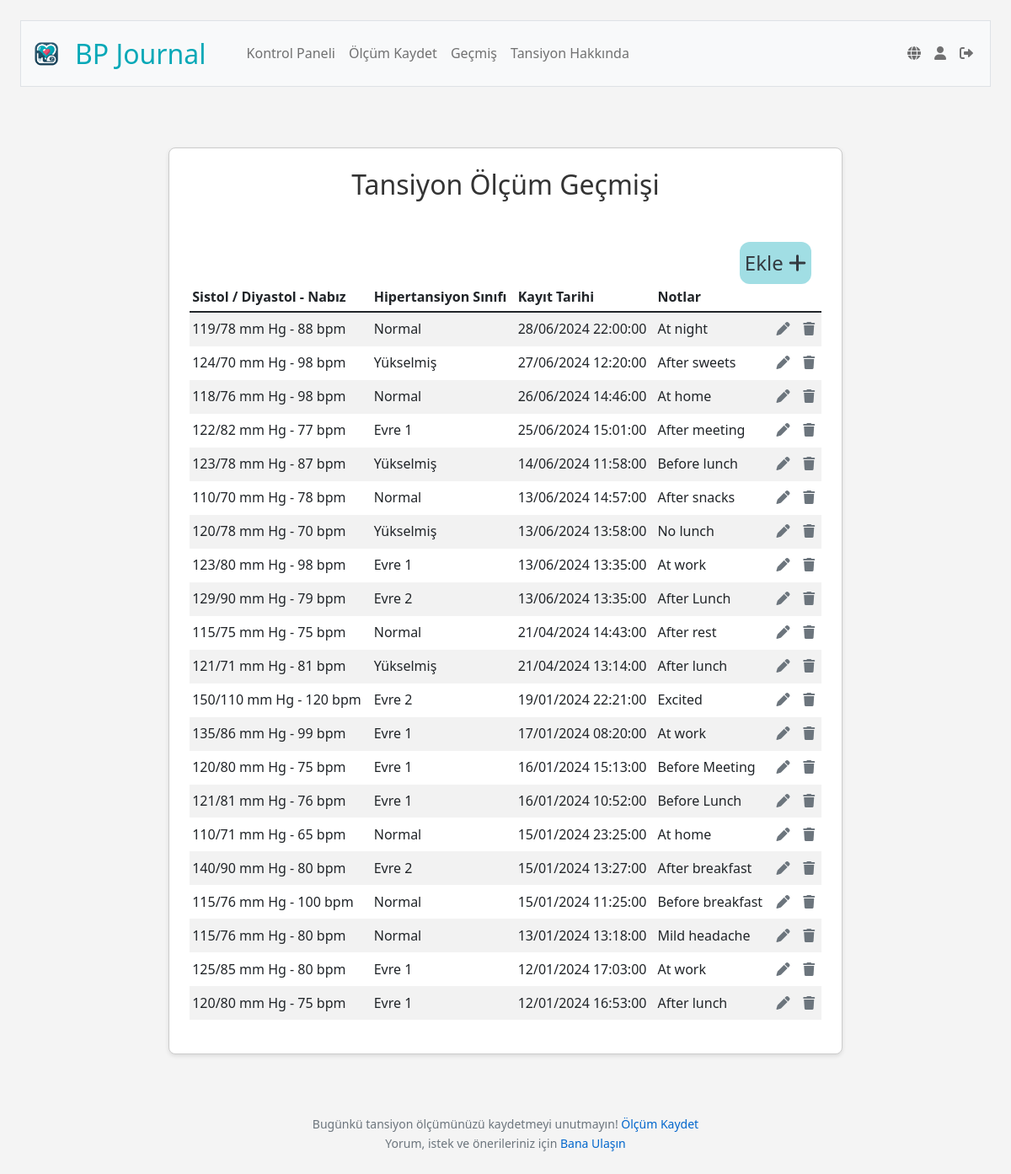
Screenshot of /history (signed in) with the database file from the repository.
### tables this page shows
CREATE TABLE blood_pressure_readings (
id INTEGER PRIMARY KEY AUTOINCREMENT NOT NULL,
user_id INTEGER NOT NULL,
systolic INTEGER NOT NULL,
diastolic INTEGER NOT NULL,
pulse INTEGER,
reading_date DATETIME DEFAULT CURRENT_TIMESTAMP,
notes TEXT,
FOREIGN KEY (user_id) REFERENCES users (id));

### app.py (the view)
@app.route("/history", methods=["GET", "POST"])
@login_required
def history():
    if request.method == "POST":
        if "edit_record" in request.form:
            record_id = request.form.get("record_id")
            return redirect(url_for('edit', id=record_id))
        elif "remove_record" in request.form:
            record_id = request.form.get("record_id")
            db.execute("DELETE FROM blood_pressure_readings WHERE id = ?", record_id)
            return redirect("/history")
    else:
        user_id = session["user_id"]
        user_timezone = db.execute("SELECT timezone FROM users WHERE id = ?", user_id)[0]['timezone']
        user_tz = pytz.timezone(user_timezone)
        recording_rows = db.execute("SELECT * FROM blood_pressure_readings WHERE user_id = ? ORDER BY reading_date DESC;", user_id)
        for row in recording_rows:
            row["classification"] = classify_bp(row["systolic"], row["diastolic"])
            utc_time = row["reading_date"]
            try:
                local_time = pytz.utc.localize(datetime.strptime(utc_time, '%Y-%m-%d %H:%M:%S')).astimezone(user_tz)
                row["reading_date"] = local_time.strftime('%d/%m/%Y %H:%M:%S')
            except Exception:
                row["reading_date"] = utc_time
    return render_template("history.html", classes=g.language_data['classes'], history=recording_rows, data=g.language_data['history'])

### app.py (called while the page is built)
@app.before_request
def load_language_data():
    if 'language' not in session:
        session['language'] = 'tr'
    user_lang = session['language']
    with open(f'languages/{user_lang}.json', 'r') as file:
        g.language_data = json.load(file)
    g.language_data['current_lang'] = user_lang

@app.after_request
def after_request(response):
    response.headers["Cache-Control"] = "no-cache, no-store, must-revalidate"
    response.headers["Expires"] = 0
    response.headers["Pragma"] = "no-cache"
    return response

@app.context_processor
def inject_layout_data():
    return dict(layout_data=g.language_data['layout'])

@app.context_processor
def inject_user_details():
    if 'user_id' in session:
        user_id = session['user_id']
        user_info = db.execute("SELECT username FROM users WHERE id = ?", user_id)
        if user_info:
            username = user_info[0]['username']
        else:
            username = None
    else:
        username = None
    return {'username': username}

### helpers.py (called while the page is built)
def classify_bp(systolic, diastolic):
    if systolic < 120 and diastolic < 80:
        return "Normal"
    elif 120 <= systolic < 130 and diastolic < 80:
        return "Elevated"
    elif 130 <= systolic < 140 or 80 <= diastolic < 90:
        return "High1"
    elif 140 <= systolic or 90 <= diastolic:
        return "High2"
    else:
        return "Crisis"

def login_required(f):
    @wraps(f)
    def decorated_function(*args, **kwargs):
        if session.get("user_id") is None:
            return redirect("/login")
        return f(*args, **kwargs)
    return decorated_function

### templates/history.html (shortened to what this page needs)
{% extends "layout.html" %}
{% block main %}
    <div class="section">
        <h2>{{ data.heading }}</h2>
        <a class="add-record-button" href="/record" title="{{ layout_data.recordReading }}">
            {{ data.recordReading }} <i class="fas fa-plus icon"></i>
        </a>
        <link rel="stylesheet" href="https://cdnjs.cloudflare.com/ajax/libs/font-awesome/6.0.0-beta3/css/all.min.css">
        <table class="table table-striped">
            <thead>
                <tr>
                    <th class="text-start">{{ data.combined }}</th>
                    <th class="text-start">{{ data.readingClassification }}</th>
                    <th class="text-start">{{ data.dateRecorded }}</th>
                    <th class="text-start">{{ data.notes }}</th>
                    <th class="text-start"></th>
                    <th class="text-start"></th>
                </tr>
            </thead>
            <tbody>
                {% for row in history %}
                <tr>
                    <td class="text-start">{{ row.systolic }}/{{ row.diastolic }} mm Hg - {{ row.pulse }} bpm</td>
                    <td class="text-start">{{ classes[row.classification] }}</td>
                    <td class="text-start">{{ row.reading_date }}</td>
                    <td class="text-start">{{ row.notes }}</td>
                    <td>
                    <form action="/history" method="POST" style="display:inline;">
                        <button type="submit" name="edit_record" class="icon-btn" title="{{ data.editRecording }}">
                            <i class="fas fa-pen"></i>
                        </button>
                    </form>
                    </td>
                    <td>
                    <form action="/history" method="POST" style="display:inline;">
                        <button type="submit" name="remove_record" class="icon-btn" title="{{ data.removeRecording }}">
                            <i class="fas fa-trash"></i>
                        </button>
                    </form>
                    </td>
                </tr>
                {% endfor %}
            </tbody>
        </table>
    </div>
{% endblock %}

### static/styles.css (style rules this page uses)
body { background-color: #f4f4f4; color: #333; font-family: 'Segoe UI', Arial, sans-serif; line-height: 1.6; margin: 0; padding: 1.5em; }
h2, h3, h4, h5 { margin-bottom: 1.5em; text-align: center; }
h2 { font-size: 2em; }
p, li, a { font-size: 1em; text-align: justify; }
a { color: #0066cc; text-decoration: none; }
.section { background-color: #ffffff; border: 1px solid #ccc; border-radius: 8px; box-shadow: 0 2px 5px rgba(0,0,0,0.1); padding: 1.5em; margin: 1.5em auto; margin-left: auto; margin-right: auto; max-width: 800px; }
.table>:not(caption)>*>* { border-bottom-width: 0px; padding: .2rem .2rem; vertical-align: middle; }
.add-record-button { background: #06a8b760; border: none; border-left: 0.5em; border-radius: 0.5em; color: #343a40; cursor: pointer; float: right; font-size: 1.5em; margin: 0; margin-left: 0.5em; margin-right: 0.5em; padding: 0.25em; transition: color 0.3s; }
button { background-color: #4CAF50; border: none; border-radius: 0.5em; color: white; cursor: pointer; display: inline-block; font-size: 1em; margin: 4px 2px; padding: 0.5em 1em; text-align: center; text-decoration: none; transition-duration: 0.4s; }
.icon-btn { background: none; border: none; color: #6c757d; cursor: pointer; font-size: 1em; padding: 0.25em; margin: 0; transition: 0.3s; }

### rows the page displays
blood_pressure_readings: systolic "119", diastolic "78", pulse "88", classes "Normal", reading_date "28/06/2024 22:00:00", notes "At night"
blood_pressure_readings: systolic "124", diastolic "70", pulse "98", classes "Yükselmiş", reading_date "27/06/2024 12:20:00", notes "After sweets"
blood_pressure_readings: systolic "118", diastolic "76", pulse "98", classes "Normal", reading_date "26/06/2024 14:46:00", notes "At home"
blood_pressure_readings: systolic "122", diastolic "82", pulse "77", classes "Evre 1", reading_date "25/06/2024 15:01:00", notes "After meeting"
blood_pressure_readings: systolic "123", diastolic "78", pulse "87", classes "Yükselmiş", reading_date "14/06/2024 11:58:00", notes "Before lunch"
blood_pressure_readings: systolic "110", diastolic "70", pulse "78", classes "Normal", reading_date "13/06/2024 14:57:00", notes "After snacks"
blood_pressure_readings: systolic "120", diastolic "78", pulse "70", classes "Yükselmiş", reading_date "13/06/2024 13:58:00", notes "No lunch"
blood_pressure_readings: systolic "123", diastolic "80", pulse "98", classes "Evre 1", reading_date "13/06/2024 13:35:00", notes "At work"
blood_pressure_readings: systolic "129", diastolic "90", pulse "79", classes "Evre 2", reading_date "13/06/2024 13:35:00", notes "After Lunch"
blood_pressure_readings: systolic "115", diastolic "75", pulse "75", classes "Normal", reading_date "21/04/2024 14:43:00", notes "After rest"
blood_pressure_readings: systolic "121", diastolic "71", pulse "81", classes "Yükselmiş", reading_date "21/04/2024 13:14:00", notes "After lunch"
blood_pressure_readings: systolic "150", diastolic "110", pulse "120", classes "Evre 2", reading_date "19/01/2024 22:21:00", notes "Excited"
blood_pressure_readings: systolic "135", diastolic "86", pulse "99", classes "Evre 1", reading_date "17/01/2024 08:20:00", notes "At work"
blood_pressure_readings: systolic "120", diastolic "80", pulse "75", classes "Evre 1", reading_date "16/01/2024 15:13:00", notes "Before Meeting"
blood_pressure_readings: systolic "121", diastolic "81", pulse "76", classes "Evre 1", reading_date "16/01/2024 10:52:00", notes "Before Lunch"
blood_pressure_readings: systolic "110", diastolic "71", pulse "65", classes "Normal", reading_date "15/01/2024 23:25:00", notes "At home"
blood_pressure_readings: systolic "140", diastolic "90", pulse "80", classes "Evre 2", reading_date "15/01/2024 13:27:00", notes "After breakfast"
blood_pressure_readings: systolic "115", diastolic "76", pulse "100", classes "Normal", reading_date "15/01/2024 11:25:00", notes "Before breakfast"
blood_pressure_readings: systolic "115", diastolic "76", pulse "80", classes "Normal", reading_date "13/01/2024 13:18:00", notes "Mild headache"
blood_pressure_readings: systolic "125", diastolic "85", pulse "80", classes "Evre 1", reading_date "12/01/2024 17:03:00", notes "At work"
blood_pressure_readings: systolic "120", diastolic "80", pulse "75", classes "Evre 1", reading_date "12/01/2024 16:53:00", notes "After lunch"

### other values shown
{{ layout_data.navbarBrand }} "BP Journal"
{{ layout_data.dashboard }} "Kontrol Paneli"
{{ layout_data.recordReading }} "Ölçüm Kaydet"
{{ layout_data.history }} "Geçmiş"
{{ layout_data.resources }} "Tansiyon Hakkında"
{{ data.heading }} "Tansiyon Ölçüm Geçmişi"
{{ data.recordReading }} "Ekle"
{{ data.combined }} "Sistol / Diyastol - Nabız"
{{ data.readingClassification }} "Hipertansiyon Sınıfı"
{{ data.dateRecorded }} "Kayıt Tarihi"
{{ data.notes }} "Notlar"
{{ layout_data.footerTextA }} "Bugünkü tansiyon ölçümünüzü kaydetmeyi unutmayın!"
{{ layout_data.footerTextB }} "Ölçüm Kaydet"
{{ layout_data.footerTextC }} "Yorum, istek ve önerileriniz için"
{{ layout_data.footerTextD }} "Bana Ulaşın"
